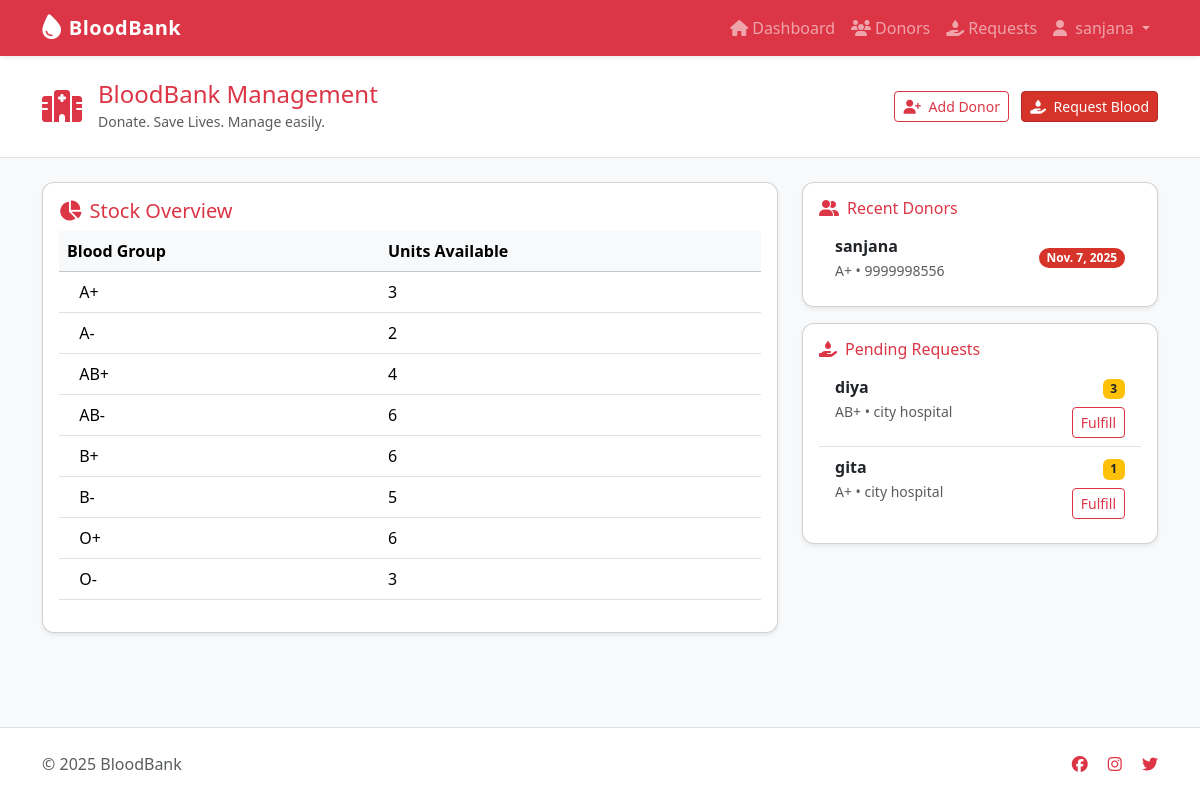
The app's page / (signed in) with its own data.
### bloodbank/models.py (models this page shows, shortened)
class BloodStock(models.Model):
    blood_group = models.CharField(max_length=3, choices=BLOOD_GROUPS, unique=True)
    units_available = models.PositiveIntegerField(default=0)

class Donor(models.Model):
    name = models.CharField(max_length=200)
    email = models.EmailField(blank=True, null=True)
    phone = models.CharField(max_length=20, blank=True)
    blood_group = models.CharField(max_length=3, choices=BLOOD_GROUPS)
    last_donation = models.DateField(blank=True, null=True)
    address = models.TextField(blank=True)

class BloodRequest(models.Model):
    patient_name = models.CharField(max_length=200)
    hospital = models.CharField(max_length=200)
    blood_group = models.CharField(max_length=3, choices=BLOOD_GROUPS)
    units_required = models.PositiveIntegerField()
    requested_on = models.DateTimeField(default=timezone.now)
    fulfilled = models.BooleanField(default=False)

### bloodbank/views.py (the view)
# urls.py: path('', views.index, name='home'),
def index(request):
    stocks = BloodStock.objects.all().order_by('blood_group')
    recent_donors = Donor.objects.order_by('-last_donation')[:5]
    requests = BloodRequest.objects.filter(fulfilled=False).order_by('-requested_on')[:5]
    return render(request, 'bloodbank/index.html', {
        'stocks': stocks,
        'recent_donors': recent_donors,
        'requests': requests
    })

### templates/bloodbank/index.html (shortened to what this page needs)
{% extends 'bloodbank/base.html' %}
{% load static %}
{% block content %}
<div class="row g-4">
  <div class="col-lg-8">
    <div class="card shadow-sm">
      <div class="card-body">
        <h5 class="card-title text-danger"><i class="fa-solid fa-chart-pie me-2"></i>Stock Overview</h5>
        <div class="table-responsive">
          <table class="table table-hover align-middle">
            <thead class="table-light">
              <tr><th>Blood Group</th><th>Units Available</th></tr>
            </thead>
            <tbody>
              {% for s in stocks %}
              <tr>
                <td> {{ s.blood_group }}</td>
                <td>{{ s.units_available }}</td>
              </tr>
              {% empty %}
              <tr><td colspan="2" class="text-center text-muted">No stock available</td></tr>
              {% endfor %}
            </tbody>
          </table>
        </div>
      </div>
    </div>
  </div>
  <div class="col-lg-4">
    <div class="card shadow-sm mb-3">
      <div class="card-body">
        <h6 class="card-title text-danger"><i class="fa-solid fa-user-group me-2"></i>Recent Donors</h6>
        <ul class="list-group list-group-flush">
          {% for d in recent_donors %}
          <li class="list-group-item d-flex justify-content-between align-items-center">
            <div>
              <strong>{{ d.name }}</strong><br>
              <small class="text-muted">{{ d.blood_group }} • {{ d.phone }}</small>
            </div>
            <span class="badge bg-danger rounded-pill">{{ d.last_donation|default:"-" }}</span>
          </li>
          {% empty %}
          <li class="list-group-item text-muted">No donors yet</li>
          {% endfor %}
        </ul>
      </div>
    </div>
    <div class="card shadow-sm">
      <div class="card-body">
        <h6 class="card-title text-danger"><i class="fa-solid fa-hand-holding-droplet me-2"></i>Pending Requests</h6>
        <ul class="list-group list-group-flush">
          {% for r in requests %}
          <li class="list-group-item">
            <div class="d-flex justify-content-between">
              <div><strong>{{ r.patient_name }}</strong><br><small class="text-muted">{{ r.blood_group }} • {{ r.hospital }}</small></div>
              <div class="text-end">
                <span class="badge bg-warning text-dark">{{ r.units_required }}</span><br>
                {% if not r.fulfilled %}<a href="{% url 'fulfill_request' r.id %}" class="btn btn-sm btn-outline-danger mt-2">Fulfill</a>{% else %}<span class="text-success">Fulfilled</span>{% endif %}
              </div>
            </div>
          </li>
          {% empty %}
          <li class="list-group-item text-muted">No pending requests</li>
          {% endfor %}
        </ul>
      </div>
    </div>
  </div>
</div>
{% endblock %}

### templates/bloodbank/base.html (shortened to what this page needs)
{% load static %}
<!doctype html>
<html lang="en">
<head>
  <link href="https://cdn.jsdelivr.net/npm/bootstrap@5.3.2/dist/css/bootstrap.min.css" rel="stylesheet">
  <link href="https://cdnjs.cloudflare.com/ajax/libs/font-awesome/6.5.0/css/all.min.css" rel="stylesheet">
  <link rel="stylesheet" href="{% static 'css/custom.css' %}">
</head>
<body>
  <nav class="navbar navbar-expand-lg navbar-dark bg-danger shadow-sm">
  <div class="container">
    <a class="navbar-brand d-flex align-items-center" href="{% url 'home' %}">
      <i class="fa-solid fa-droplet fa-lg me-2"></i>
      <span>BloodBank</span>
    </a>
    <div class="collapse navbar-collapse" id="navmenu">
      <ul class="navbar-nav ms-auto">
        <li class="nav-item"><a class="nav-link" href="{% url 'home' %}"><i class="fa-solid fa-house me-1"></i>Dashboard</a></li>
        <li class="nav-item"><a class="nav-link" href="{% url 'donors_list' %}"><i class="fa-solid fa-users me-1"></i>Donors</a></li>
        <li class="nav-item"><a class="nav-link" href="{% url 'requests_list' %}"><i class="fa-solid fa-hand-holding-droplet me-1"></i>Requests</a></li>
        {% if user.is_authenticated %}
          <li class="nav-item dropdown">
            <a class="nav-link dropdown-toggle" href="#" role="button" data-bs-toggle="dropdown">
              <i class="fa-solid fa-user me-1"></i> {{ user.username }}
            </a>
          </li>
        {% else %}
          <li class="nav-item"><a class="nav-link" href="{% url 'login' %}"><i class="fa-solid fa-right-to-bracket me-1"></i>Login</a></li>
          <li class="nav-item"><a class="nav-link" href="{% url 'register' %}"><i class="fa-solid fa-user-plus me-1"></i>Register</a></li>
        {% endif %}
      </ul>
    </div>
  </div>
</nav>
  <header class="py-4 bg-white border-bottom mb-4">
    <div class="container d-flex align-items-center justify-content-between flex-wrap">
      <div class="d-flex align-items-center mb-2 mb-md-0">
        <i class="fa-solid fa-hospital fa-2x text-danger me-3"></i>
        <div>
          <h1 class="h4 mb-0 text-danger">BloodBank Management</h1>
          <small class="text-muted">Donate. Save Lives. Manage easily.</small>
        </div>
      </div>
      <div>
        <a class="btn btn-outline-danger btn-sm me-2" href="{% url 'add_donor' %}">
          <i class="fa-solid fa-user-plus me-1"></i> Add Donor
        </a>
        <a class="btn btn-danger btn-sm" href="{% url 'add_request' %}">
          <i class="fa-solid fa-hand-holding-droplet me-1"></i> Request Blood
        </a>
      </div>
    </div>
  </header>
  <main class="container mb-5">
    {% block content %}
    {% endblock %}
  </main>
  <footer class="py-4 bg-white border-top">
    <div class="container d-flex justify-content-between align-items-center flex-wrap">
      <div class="text-muted">© <span id="year"></span> BloodBank</div>
      <div>
        <a class="text-danger me-3" href="#"><i class="fa-brands fa-facebook"></i></a>
        <a class="text-danger me-3" href="#"><i class="fa-brands fa-instagram"></i></a>
        <a class="text-danger" href="#"><i class="fa-brands fa-twitter"></i></a>
      </div>
    </div>
  </footer>
</body>
</html>

### static/css/custom.css (style rules this page uses)
body { background: #f8f9fb; }
.navbar-brand .fa-droplet { transform: rotate(-10deg); }
.card { border-radius: 12px; }
.badge.bg-danger { background: #d6332a !important; }
.btn-danger { background: #d6332a; border-color: #b02a23; }
footer .text-muted { color: #666; }

### templates/bloodbank/base.html (style rules this page uses)
body { background-color: #f8f9fa; min-height: 100vh; display: flex; flex-direction: column; }
footer { margin-top: auto; }
.navbar-brand span { font-weight: 600; letter-spacing: 0.5px; }
header { border-bottom: 3px solid #dc3545; }

### records on screen
BloodStock: blood_group "A+", units_available "3"
BloodStock: blood_group "A-", units_available "2"
BloodStock: blood_group "AB+", units_available "4"
BloodStock: blood_group "AB-", units_available "6"
BloodStock: blood_group "B+", units_available "6"
BloodStock: blood_group "B-", units_available "5"
BloodStock: blood_group "O+", units_available "6"
BloodStock: blood_group "O-", units_available "3"
Donor: name "sanjana", blood_group "A+", phone "9999998556", last_donation "Nov. 7, 2025"
BloodRequest: patient_name "diya", blood_group "AB+", hospital "city hospital", units_required "3", fulfilled "Fulfill"
BloodRequest: patient_name "gita", blood_group "A+", hospital "city hospital", units_required "1", fulfilled "Fulfill"

### other values on screen
{{ user.username }} "sanjana"
